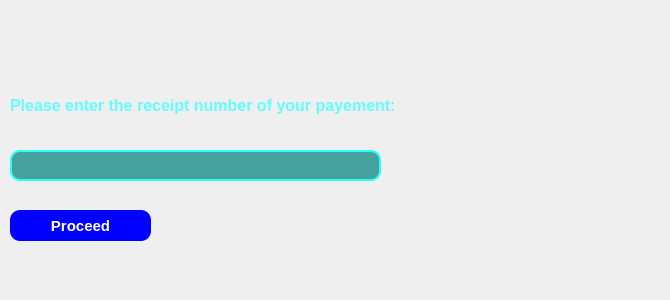
    <widget class="QWidget" name="Wallet">
     <widget class="QLineEdit" name="lineEdit_14">
      <property name="geometry">
       <rect>
        <x>10</x>
        <y>150</y>
        <width>371</width>
        <height>31</height>
       </rect>
      </property>
      <property name="sizePolicy">
       <sizepolicy hsizetype="Expanding" vsizetype="Fixed">
        <horstretch>0</horstretch>
        <verstretch>0</verstretch>
       </sizepolicy>
      </property>
      <property name="font">
       <font>
        <pointsize>11</pointsize>
        <italic>false</italic>
        <bold>false</bold>
       </font>
      </property>
      <property name="styleSheet">
       <string notr="true">QLineEdit
{
color: rgb(255, 255, 255);
border: 2px solid;
border-color: rgb(42, 255, 248);
background-color: rgb(69, 162, 158);
border-radius: 10px;
padding-left: 10px;
font: 11pt &quot;Segoe UI&quot;;
}</string>
      </property>
      <property name="text">
       <string/>
      </property>
     </widget>
     <widget class="QLabel" name="label_24">
      <property name="geometry">
       <rect>
        <x>10</x>
        <y>90</y>
        <width>651</width>
        <height>31</height>
       </rect>
      </property>
      <property name="font">
       <font>
        <pointsize>12</pointsize>
        <bold>true</bold>
       </font>
      </property>
      <property name="styleSheet">
       <string notr="true">color: rgb(102, 252, 255);</string>
      </property>
      <property name="text">
       <string>Please enter the receipt number of your payement:</string>
      </property>
     </widget>
     <widget class="QPushButton" name="pushButton_14">
      <property name="geometry">
       <rect>
        <x>10</x>
        <y>210</y>
        <width>141</width>
        <height>31</height>
       </rect>
      </property>
      <property name="font">
       <font>
        <pointsize>11</pointsize>
        <italic>false</italic>
        <bold>true</bold>
       </font>
      </property>
      <property name="styleSheet">
       <string notr="true">QPushButton
{
color: rgb(255, 255, 255);
background-color: rgb(0, 0, 255);
font: 700 11pt &quot;Segoe UI&quot;;
border-radius: 10px;
}</string>
      </property>
      <property name="text">
       <string>Proceed</string>
      </property>
     </widget>
     <widget class="QLabel" name="label_31">
      <property name="geometry">
       <rect>
        <x>20</x>
        <y>260</y>
        <width>401</width>
        <height>31</height>
       </rect>
      </property>
      <property name="font">
       <font>
        <pointsize>12</pointsize>
        <bold>true</bold>
       </font>
      </property>
      <property name="styleSheet">
       <string notr="true">color: rgb(102, 252, 255);</string>
      </property>
      <property name="text">
       <string/>
      </property>
     </widget>
    </widget>
